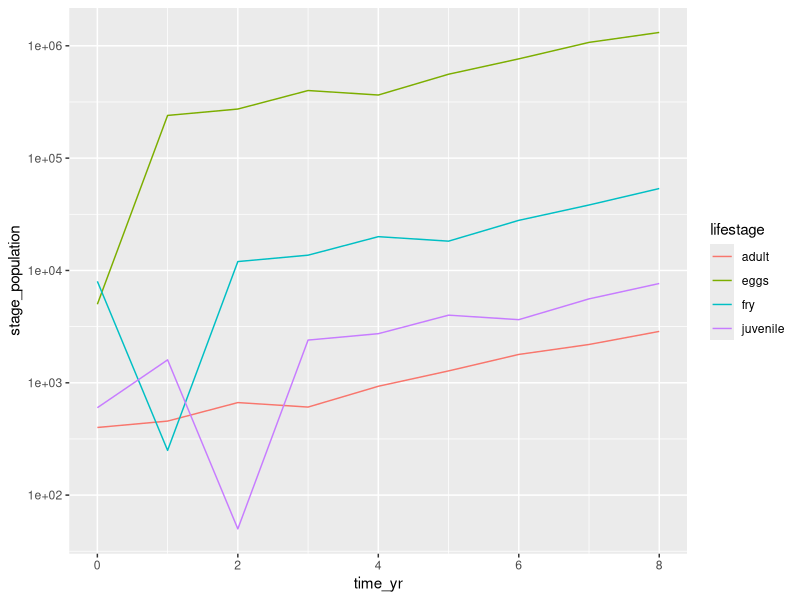

Generate this figure with R:
## ---- chunk 1
knitr::opts_chunk$set(echo = TRUE)
library(tidyverse)
## ---- chunk 2
# Make the Leslie Matrix:
fish_leslie <- matrix(c(0, 0, 0, 600, 0.05, 0, 0, 0, 0, 0.20, 0, 0, 0, 0, 0.16, 0.9), nrow = 4, ncol = 4, byrow = TRUE)

# Check it out: 
fish_leslie
## ---- chunk 3
# Initial population structure (Roe, Fry, Juvenile, Adult): 
fish_year0 <- c(5000, 8000, 600, 400)
## ---- chunk 4
# Model projections

# ------ WHAT HAPPENS HERE? ------ #
# ------ comment line-by-line ---- #

# The line below creates a vector of time. 
time_yr <- seq(from = 0, to = 8, by = 1)

# The line below creates an empty matrix to store the output of the for loop (4 columns x 9 rows)
proj_year <- matrix(ncol = length(fish_year0), nrow = length(time_yr))

# The line below populates the 1st row of the matrix with the initial conditions
#[row, column] = 2D structure index 
#[1, ] = row 1 across all columns 
proj_year[1, ] <- fish_year0

# The for loop below iterates the dot product over the time vector. 
for (i in 2:length(time_yr)) { #skip year 0 in the time vector in order to calculate year 1 (which is row 1)
  proj_year[i,] <- fish_leslie %*% proj_year[i-1,]
}
#year 1 <- survival rates *dot product* year 0 (aka initial conditions)
#populate the empty matrix (proj_year) by rows 


# The rest is wrangling & visualization (run to check it out):
colnames(proj_year) <- c("eggs", "fry", "juvenile", "adult")

proj_df <- data.frame(time_yr, proj_year) %>% 
  pivot_longer(cols = -time_yr, names_to = "lifestage", values_to = "stage_population")

ggplot(data = proj_df, aes(x = time_yr, y = stage_population)) +
  geom_line(aes(color = lifestage)) +
  scale_y_log10()

